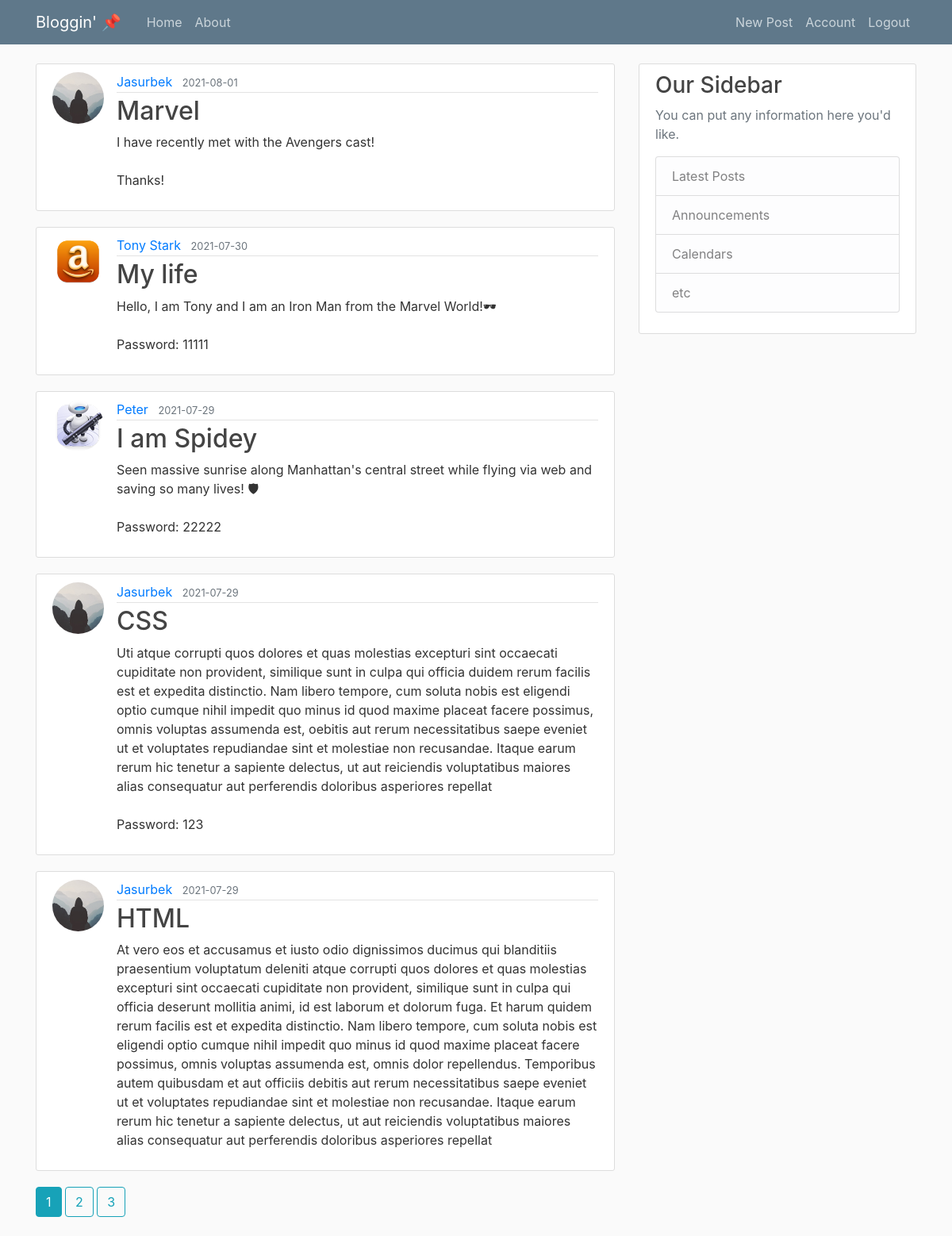
Screenshot of /home (signed in) with the database file from the repository.
### main_flask/models.py (models this page shows, shortened)
class Post(db.Model):
    id = db.Column(db.Integer, primary_key=True)
    title = db.Column(db.String(100), nullable=False)
    date_posted = db.Column(db.DateTime, nullable=False,
                            default=datetime.utcnow)
    content = db.Column(db.Text, nullable=False)
    user_id = db.Column(db.Integer, db.ForeignKey('user.id'), nullable=False)

class User(db.Model, UserMixin):
    id = db.Column(db.Integer, primary_key=True)
    username = db.Column(db.String(20), unique=True, nullable=False)
    email = db.Column(db.String(120), unique=True, nullable=False)
    image_file = db.Column(db.String(20), nullable=False,
                           default='default.jpg')
    password = db.Column(db.String(60), nullable=False)
    posts = db.relationship('Post', backref='author', lazy=True)

### main_flask/main/routes.py (the view)
@main.route("/")
@main.route("/home")  # two routes are available for the same page
def home():
    page = request.args.get('page', 1, type=int)
    posts = Post.query.order_by(Post.date_posted.desc()).paginate(page = page ,per_page = 5)
    return render_template('home_temp.html', posts=posts)

### main_flask/models.py (called while the page is built)
@login_manager.user_loader # will expect the User model to have some certain attrs and methods
def load_user(user_id):
    return User.query.get(int(user_id))

### main_flask/templates/home_temp.html
{% extends "layout.html" %}
{% block content %}
    {% for post in posts.items %}
        <article class="media content-section">
          <img class = "rounded-circle article-img" src = "{{ url_for('static', filename = 'profile_pics/' + post.author.image_file ) }}">
            <div class="media-body">
              <div class="article-metadata">
                <a class="mr-2" href="{{ url_for('users.user_posts', username=post.author.username) }}">{{ post.author.username }}</a>
                <small class="text-muted">{{ post.date_posted.strftime('%Y-%m-%d')}}</small>
              </div>
              <h2><a class="article-title" href="{{ url_for('posts.post', post_id = post.id) }}">{{ post.title }}</a></h2>
              <p class="article-content">{{ post.content }}</p>
            </div>
        </article>
    {% endfor %}
    {% for page_num in posts.iter_pages(left_edge=1, right_edge = 1, left_current = 1, right_current =2) %}
      {% if page_num %}
        {% if posts.page == page_num %}
            <a class = "btn btn-info mb-4" href="{{url_for('main.home', page=page_num)}}">{{ page_num }}</a>
        {% else %}
            <a class = "btn btn-outline-info mb-4" href="{{url_for('main.home', page=page_num)}}">{{ page_num }}</a>
        {% endif %}
      {% else %}
        ...
      {% endif %}
    {% endfor %}
{% endblock content %}

### main_flask/static/main.css (style rules this page uses)
body { background: #fafafa; color: #333333; margin-top: 5rem; }
h1, h2, h3, h4, h5, h6 { color: #444444; }
.content-section { background: #ffffff; padding: 10px 20px; border: 1px solid #dddddd; border-radius: 3px; margin-bottom: 20px; }
.article-title { color: #444444; }
.article-content { white-space: pre-line; }
.article-img { height: 65px; width: 65px; margin-right: 16px; }
.article-metadata { padding-bottom: 1px; margin-bottom: 4px; border-bottom: 1px solid #e3e3e3; }

### rows the page displays
Post: image_file (placeholder picture), author.username "Jasurbek", date_posted "2021-08-01", title "Marvel", content "I have recently met with the Avengers cast! Thanks!"
Post: image_file (picture), author.username "Tony Stark", date_posted "2021-07-30", title "My life", content "Hello, I am Tony and I am an Iron Man from the Marvel World!🕶 Password: 11111"
Post: image_file (picture), author.username "Peter", date_posted "2021-07-29", title "I am Spidey", content "Seen massive sunrise along Manhattan's central street while flying via web and saving so many lives! 🛡 Password: 22222"
Post: image_file (placeholder picture), author.username "Jasurbek", date_posted "2021-07-29", title "CSS", content "Uti atque corrupti quos dolores et quas molestias excepturi sint occaecati cupiditate non provident, similique sunt in culpa qui officia duidem rerum facilis est et expedita distinctio. Nam libero tempore, cum soluta nobis est eligendi optio cumque nihil impedit quo minus id quod maxime placeat facere possimus, omnis voluptas assumenda est, oebitis aut rerum necessitatibus saepe eveniet ut et voluptates repudiandae sint et molestiae non recusandae. Itaque earum rerum hic tenetur a sapiente delectus, ut aut reiciendis voluptatibus maiores alias consequatur aut perferendis doloribus asperiores repellat Password: 123"
Post: image_file (placeholder picture), author.username "Jasurbek", date_posted "2021-07-29", title "HTML", content "At vero eos et accusamus et iusto odio dignissimos ducimus qui blanditiis praesentium voluptatum deleniti atque corrupti quos dolores et quas molestias excepturi sint occaecati cupiditate non provident, similique sunt in culpa qui officia deserunt mollitia animi, id est laborum et dolorum fuga. Et harum quidem rerum facilis est et expedita distinctio. Nam libero tempore, cum soluta nobis est eligendi optio cumque nihil impedit quo minus id quod maxime placeat facere possimus, omnis voluptas assumenda est, omnis dolor repellendus. Temporibus autem quibusdam et aut officiis debitis aut rerum necessitatibus saepe eveniet ut et voluptates repudiandae sint et molestiae non recusandae. Itaque…"

### other values shown
{{ page_num }} "1"
{{ page_num }} "2" "3"
